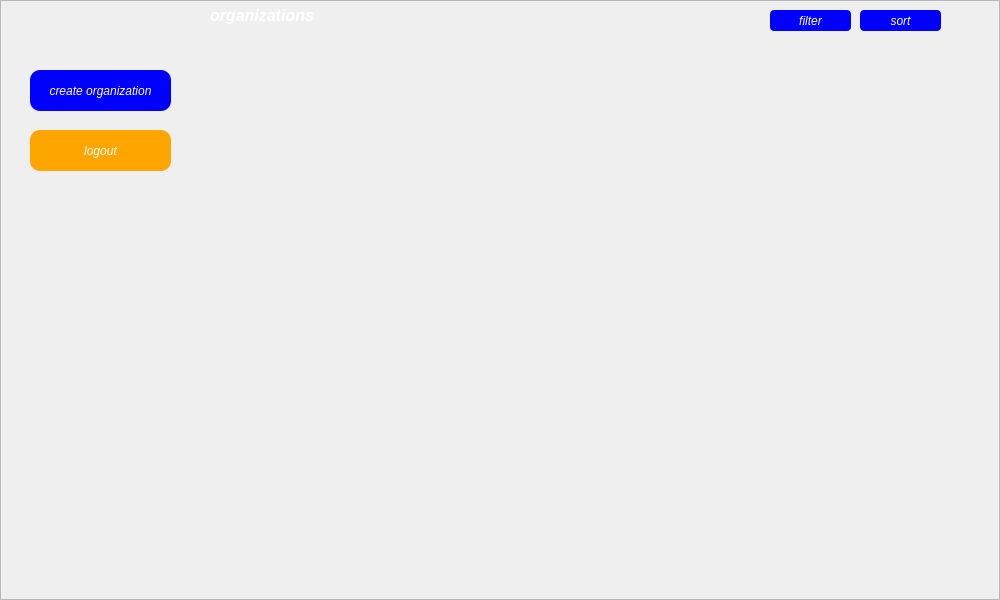
<?xml version="1.0" encoding="UTF-8"?>
<ui version="4.0">
 <class>home</class>
 <widget class="QWidget" name="home">
  <property name="geometry">
   <rect>
    <x>0</x>
    <y>0</y>
    <width>1000</width>
    <height>600</height>
   </rect>
  </property>
  <property name="windowTitle">
   <string>Form</string>
  </property>
  <widget class="QFrame" name="frame">
   <property name="geometry">
    <rect>
     <x>0</x>
     <y>0</y>
     <width>1000</width>
     <height>600</height>
    </rect>
   </property>
   <property name="cursor">
    <cursorShape>ArrowCursor</cursorShape>
   </property>
   <property name="styleSheet">
    <string notr="true">background:&quot;#7092BE&quot;</string>
   </property>
   <property name="frameShape">
    <enum>QFrame::StyledPanel</enum>
   </property>
   <property name="frameShadow">
    <enum>QFrame::Raised</enum>
   </property>
   <widget class="QScrollArea" name="scroll">
    <property name="geometry">
     <rect>
      <x>210</x>
      <y>40</y>
      <width>731</width>
      <height>521</height>
     </rect>
    </property>
    <property name="cursor" stdset="0">
     <cursorShape>ArrowCursor</cursorShape>
    </property>
    <property name="styleSheet">
     <string notr="true">border:none</string>
    </property>
    <property name="widgetResizable">
     <bool>true</bool>
    </property>
    <widget class="QWidget" name="scrollAreaWidgetContents">
     <property name="geometry">
      <rect>
       <x>0</x>
       <y>0</y>
       <width>731</width>
       <height>521</height>
      </rect>
     </property>
    </widget>
   </widget>
   <widget class="QPushButton" name="create">
    <property name="geometry">
     <rect>
      <x>30</x>
      <y>70</y>
      <width>141</width>
      <height>41</height>
     </rect>
    </property>
    <property name="font">
     <font>
      <italic>true</italic>
     </font>
    </property>
    <property name="cursor">
     <cursorShape>PointingHandCursor</cursorShape>
    </property>
    <property name="styleSheet">
     <string notr="true">QPushButton{background:blue;
border:none;
border-radius:10px;
color:white;}
QPushButton:hover{
background:&quot;#020345&quot;;
font-weight:bold;
}</string>
    </property>
    <property name="text">
     <string>create organization</string>
    </property>
   </widget>
   <widget class="QLabel" name="label">
    <property name="geometry">
     <rect>
      <x>210</x>
      <y>0</y>
      <width>181</width>
      <height>31</height>
     </rect>
    </property>
    <property name="font">
     <font>
      <pointsize>12</pointsize>
      <italic>true</italic>
      <bold>true</bold>
     </font>
    </property>
    <property name="styleSheet">
     <string notr="true">color:white;</string>
    </property>
    <property name="text">
     <string>organizations</string>
    </property>
   </widget>
   <widget class="QPushButton" name="logout">
    <property name="geometry">
     <rect>
      <x>30</x>
      <y>130</y>
      <width>141</width>
      <height>41</height>
     </rect>
    </property>
    <property name="font">
     <font>
      <italic>true</italic>
     </font>
    </property>
    <property name="cursor">
     <cursorShape>PointingHandCursor</cursorShape>
    </property>
    <property name="styleSheet">
     <string notr="true">QPushButton{background:orange;
border:none;
border-radius:10px;
color:white;}
QPushButton:hover{
background:&quot;#cc4e18&quot;;
font-weight:bold;
}</string>
    </property>
    <property name="text">
     <string>logout</string>
    </property>
   </widget>
   <widget class="QPushButton" name="sort">
    <property name="geometry">
     <rect>
      <x>860</x>
      <y>10</y>
      <width>81</width>
      <height>21</height>
     </rect>
    </property>
    <property name="font">
     <font>
      <italic>true</italic>
     </font>
    </property>
    <property name="cursor">
     <cursorShape>PointingHandCursor</cursorShape>
    </property>
    <property name="styleSheet">
     <string notr="true">background:blue;
color:white;
border-radius:4px;</string>
    </property>
    <property name="text">
     <string>sort</string>
    </property>
   </widget>
   <widget class="QPushButton" name="filter">
    <property name="geometry">
     <rect>
      <x>770</x>
      <y>10</y>
      <width>81</width>
      <height>21</height>
     </rect>
    </property>
    <property name="font">
     <font>
      <italic>true</italic>
     </font>
    </property>
    <property name="cursor">
     <cursorShape>PointingHandCursor</cursorShape>
    </property>
    <property name="styleSheet">
     <string notr="true">background:blue;
color:white;
border-radius:4px;</string>
    </property>
    <property name="text">
     <string>filter</string>
    </property>
   </widget>
  </widget>
 </widget>
 <resources/>
 <connections/>
</ui>
